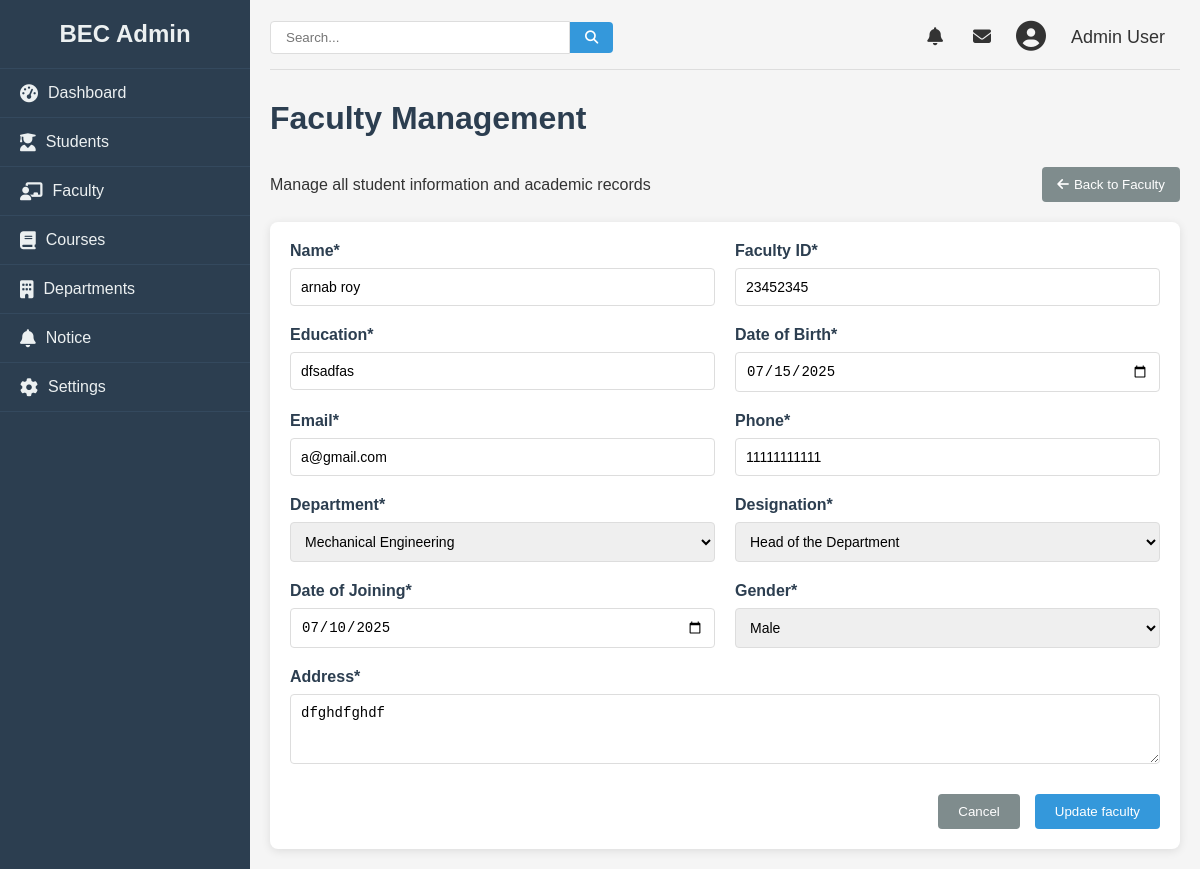
The app's page /admin/update/faculty/1 with its own data.
### college/model.py (models this page shows, shortened)
class Faculty(db.Model):
    id = db.Column(db.Integer, primary_key=True)
    name = db.Column(db.String(100), nullable=False)
    facultyid = db.Column(db.Integer, nullable=False)
    education = db.Column(db.String(100), nullable=False)
    email = db.Column(db.String(100), nullable=False)
    phone = db.Column(db.Integer, nullable=False)
    department = db.Column(db.Integer, nullable=False)
    role = db.Column(db.String, nullable=False)
    dob = db.Column(db.Date, nullable=False)
    doj = db.Column(db.Date, nullable=False)
    gender = db.Column(db.String, nullable=False)
    address = db.Column(db.String, nullable=False)

### college/admin/update.py (the view, shortened to what this page needs)
@app.route("/admin/update/faculty/<id>", methods = ["GET", "POST"])
def updatefaculty(id):
    faculty = Faculty.query.get(id)
    return render_template("addfaculty.html", data= faculty, departments= dep, designations = designs)

### college/admin/templates/addfaculty.html (shortened to what this page needs)
{% from "macro/cmsnav.html" import cmsnav%}
{%extends "admbase.html"%}
{%block head%}
<link rel="stylesheet" href="{{url_for('static', filename='css/styles.css')}}">
<link rel="stylesheet" href="https://cdnjs.cloudflare.com/ajax/libs/font-awesome/6.4.0/css/all.min.css">
{%endblock%}
{%block content%}
<div class="container" w-tid="21">
    {{cmsnav()}}
    <main class="main-content" w-tid="111">
        <header class="top-header" w-tid="113">
            <div class="search-box" w-tid="115">
                <input type="text" placeholder="Search..." w-tid="117" />
                <button w-tid="119"><i class="fas fa-search" w-tid="121"></i></button>
            </div>
            <div class="user-profile" w-tid="123">
                <span class="notification" w-tid="125"><i class="fas fa-bell" w-tid="127"></i></span>
                <span class="message" w-tid="129"><i class="fas fa-envelope" w-tid="131"></i></span>
                <div class="profile-img" w-tid="133">
                    <i class="fas fa-user-circle" w-tid="135"></i>
                </div>
                <span class="username" w-tid="137">Admin User</span>
            </div>
        </header>
        <div id="dashboard-page" class="content-section" w-tid="139">
            <div class="dashboard" w-tid="141">
                <h1 w-tid="357">Faculty Management</h1>
                <div class="students-header" w-tid="359">
                    <p w-tid="361">Manage all student information and academic records</p>
                    <a style="text-decoration: none; color:white" href="/admin/faculty">
                        <button id="cancel-add-student" class="back-button" w-tid="1515">
                            <i class="fas fa-arrow-left" w-tid="1517"></i> Back to Faculty
                        </button></a>
                </div>
                <div class="student-form-container" w-tid="1519">
                    {%if data%}
                    <form id="add-student-form" method="POST" action="/admin/update/faculty/{{data.id}}" class="student-form"
                        w-tid="1521">
                        {%else%}
                        <form id="add-student-form" method="POST" action="/admin/addfaculty" class="student-form"
                        w-tid="1521">
                        {%endif%}
                        <div class="form-row" w-tid="1523">
                            <div class="form-group" w-tid="1525">
                                <label for="name" w-tid="1527">Name*</label>
                                <input type="text" id="new-firstName" name="name" required="" w-tid="1529" value="{{data.name}}">
                            </div>
                            <div class="form-group" w-tid="1525">
                                <label for="facultyid" w-tid="1527">Faculty ID*</label>
                                <input type="text" id="new-firstName" name="facultyid" required="" w-tid="1529"
                                value="{{data.facultyid}}">
                            </div>
                        </div>
                        <div class="form-row" w-tid="1523">
                            <div class="form-group" w-tid="1525">
                                <label for="education" w-tid="1527">Education*</label>
                                <input type="text" id="new-firstName" name="education" required="" w-tid="1529" value="{{data.education}}">
                            </div>
                            <div class="form-group" w-tid="1571">
                                <label for="new-dob" w-tid="1573">Date of Birth*</label>
                                <input type="date" id="new-dob" name="dob" required="" w-tid="1575" value="{{data.dob}}">
                            </div>
                        </div>
                        <div class="form-row" w-tid="1537">
                            <div class="form-group" w-tid="1539">
                                <label for="new-email" w-tid="1541">Email*</label>
                                <input type="email" id="new-email" name="email" required="" w-tid="1543"
                                value="{{data.email}}">
                            </div>
                            <div class="form-group" w-tid="1545">
                                <label for="new-phone" w-tid="1547">Phone*</label>
                                <input type="tel" id="new-phone" name="phone" required="" w-tid="1549" value="{{data.phone}}">
                            </div>
                        </div>
                        <div class="form-row" w-tid="1551">
                            <div class="form-group" w-tid="1553">
                                <label for="new-department" w-tid="1555">Department*</label>
                                <select id="new-department" name="department" required="" w-tid="1557">
                                    {%for dep in departments%}
                                    <option {%if dep==data.department%}selected{%endif%} value="{{dep}}">{{dep}}
                                    </option>
                                    {%endfor%}
                                </select>
                            </div>
                            <div class="form-group" w-tid="1561">
                                <label for="role" w-tid="1563">Designation*</label>
                                <select id="role" name="role" required="" w-tid="1565">
                                    {%for des in designations%}
                                    <option {%if des==data.role%}selected{%endif%} value="{{des}}">{{des}}
                                    </option>
                                    {%endfor%}
                                </select>
                            </div>
                        </div>
                        <div class="form-row" w-tid="1569">
                            <div class="form-group" w-tid="1571">
                                <label for="doj" w-tid="1573">Date of Joining*</label>
                                <input type="date" id="doj" name="doj" required="" w-tid="1575" value="{{data.doj}}">
                            </div>
                            <div class="form-group" w-tid="1577">
                                <label for="new-gender" w-tid="1579">Gender*</label>
                                <select id="new-gender" name="gender" required="" w-tid="1581">
                                    {%set genders = ['Male', 'Female', 'Other']%}
                                    {%for gender in genders%}
                                    <option value="{{gender}}" {%if gender == data.gender%}selected{%endif%} w-tid="1585">{{gender}}</option>
                                    {%endfor%}
                                </select>
                            </div>
                        </div>
                        <div class="form-row" w-tid="1591">
                            <div class="form-group full-width" w-tid="1593">
                                <label for="new-address" w-tid="1595">Address*</label>
                                <textarea id="new-address" name="address" rows="3" required="" w-tid="1597">{{data.address}}</textarea>
                            </div>
                        </div>
                        <div class="form-actions" w-tid="1599">
                            <a href="/admin/faculty">
                            <button type="button" id="cancel-add-student" class="cancel-btn"
                                w-tid="1601">Cancel</button></a>
                            {%if data%}
                            <button type="submit" class="save-btn" w-tid="1603">Update faculty</button>
                            {%else%}
                            <button type="submit" class="save-btn" w-tid="1603">Add Faculty</button>
                            {%endif%}
                        </div>
                    </form>
                </div>
            </div>
        </div>
    </main>
</div>
{%endblock%}

### college/static/css/styles.css (style rules this page uses)
* { margin: 0; padding: 0; box-sizing: border-box; }
body { font-family: Arial, sans-serif; background-color: #f5f5f5; color: #333; }
a { text-decoration: none; color:inherit; }
.container { display: flex; min-height: 100vh; }
.main-content { flex: 1; padding: 20px; }
.top-header { display: flex; justify-content: space-between; align-items: center; margin-bottom: 30px; padding-bottom: 15px; border-bottom: 1px solid #ddd; }
.search-box { display: flex; align-items: center; }
.search-box input { padding: 8px 15px; border: 1px solid #ddd; border-radius: 4px 0 0 4px; width: 300px; }
.search-box button { background: #3498db; color: white; border: none; padding: 8px 15px; border-radius: 0 4px 4px 0; cursor: pointer; }
.user-profile { display: flex; align-items: center; }
.user-profile span { margin: 0 15px; font-size: 18px; cursor: pointer; }
.profile-img { font-size: 30px; margin: 0 10px; }
.dashboard h1 { margin-bottom: 30px; color: #2c3e50; }
.content-section { display: none; }
#dashboard-page { display: block; }
.students-header { display: flex; justify-content: space-between; align-items: center; margin-bottom: 20px; }
.back-button { background-color: #7f8c8d; color: white; border: none; padding: 10px 15px; border-radius: 4px; cursor: pointer; display: flex; align-items: center; }
.back-button i { margin-right: 5px; }
.student-form-container { background: white; border-radius: 8px; padding: 20px; box-shadow: 0 2px 10px rgba(0, 0, 0, 0.1); }
.student-form { display: flex; flex-direction: column; gap: 20px; }
.form-row { display: flex; gap: 20px; }
.form-group { flex: 1; display: flex; flex-direction: column; }
.form-group.full-width { width: 100%; }
.form-group label { margin-bottom: 8px; font-weight: bold; color: #2c3e50; }
.form-group input, .form-group select, .form-group textarea { padding: 10px; border: 1px solid #ddd; border-radius: 4px; font-size: 14px; }
.form-group textarea { resize: vertical; }
.form-actions { display: flex; justify-content: flex-end; gap: 15px; margin-top: 10px; }
.cancel-btn { background-color: #7f8c8d; color: white; border: none; padding: 10px 20px; border-radius: 4px; cursor: pointer; }
.save-btn { background-color: #3498db; color: white; border: none; padding: 10px 20px; border-radius: 4px; cursor: pointer; }

### records on screen
Faculty: name "arnab roy", facultyid "23452345", education "dfsadfas", dob "07/15/2025", email "a@gmail.com", phone "11111111111", department "Mechanical Engineering", role "Head of the Department", doj "07/10/2025", gender "Male", address "dfghdfghdf"
